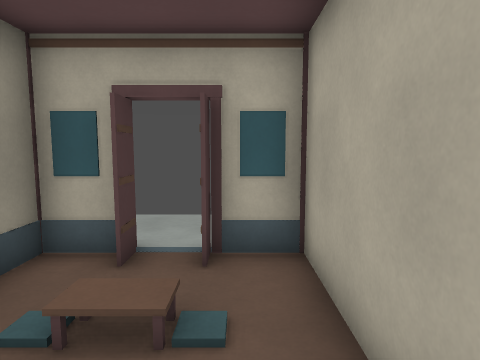
[1] (above)

12 first-person views from a walk through a level from a Godot 3-D game. The camera is 1.2 m above the floor, tilts 6° down and sees 75° across. The floor is counted in squares, 1 m on a side. Each view is taken from the middle of a square. On the plan, view 1 faces up. The plan holds only what a view shows up to about 13 squares ahead; the rest is blank.

[2]
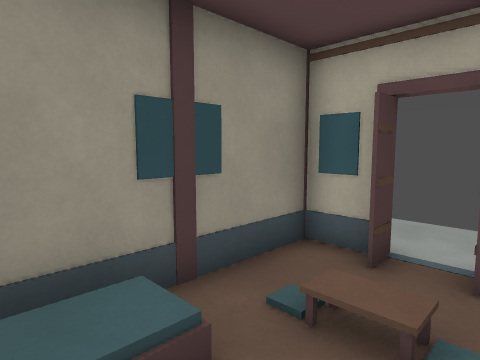

[3]
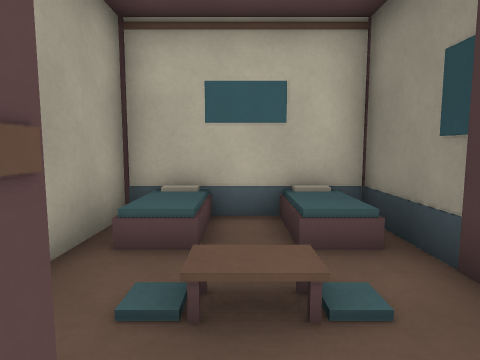

[4]
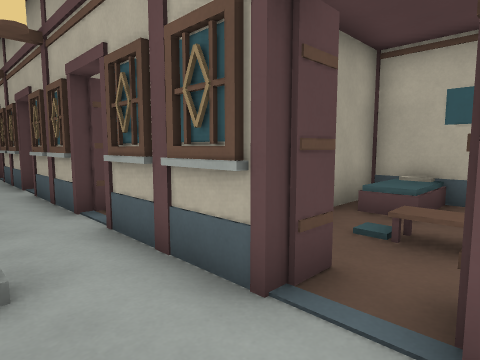

[5]
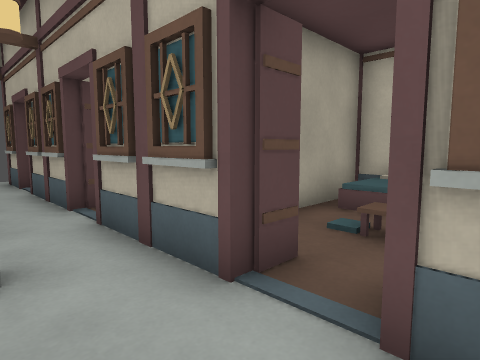

[6]
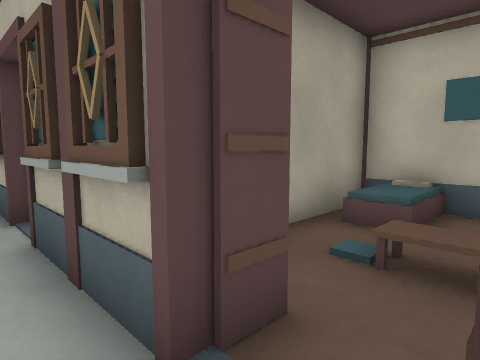

[7]
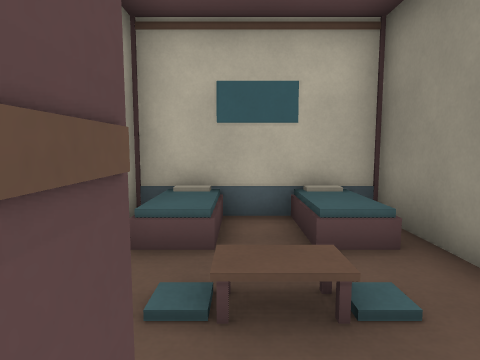

[8]
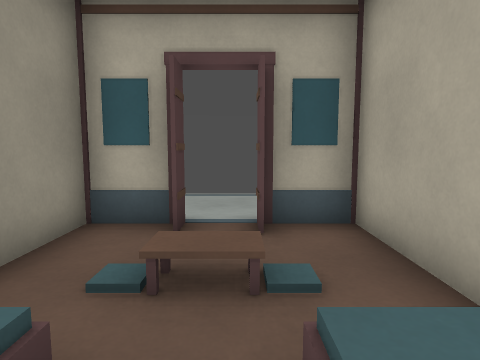

[9]
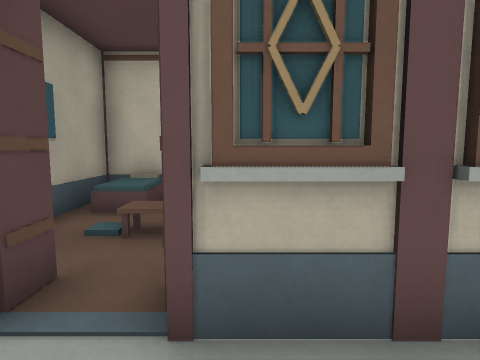

[10]
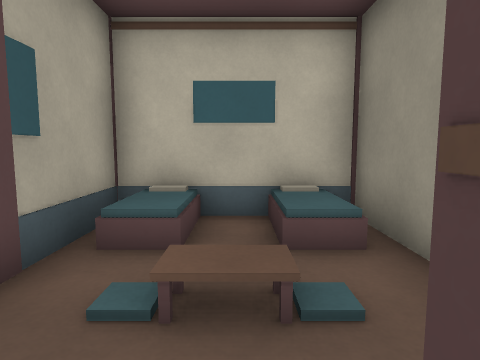

[11]
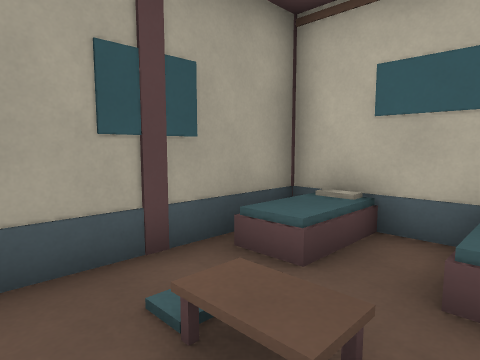

[12]
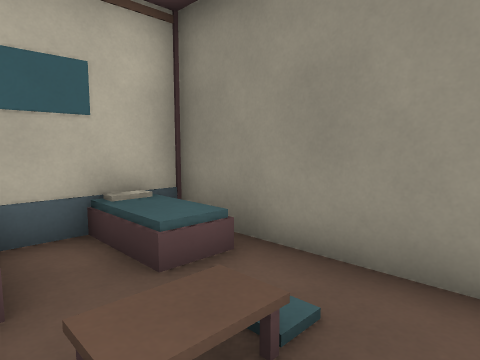

### Floor plan
Key: @ floor where view 1 was taken; # wall or solid block; . main floor; : floor 0.5 m higher than the main floor; O other object.
Columns run from 3 left of view 1 to 14 right of it. Each row starts with its distance up from view 1.
  8           ..
  7  ...#. .. ..  .
  6  ................
  5 ##.########.###.##
  4 #...#    #...#...#
  3 #.O.#    #.O.#.O.#
  2 #...#    #...#...#
  1 #O.:#    #O.O#O.O#
  0 #O.@#    #O.O#O.O#
 -1 #####    #########

Where each view was taken, in squares from view 1:
view 1: 0 up, 0 right, facing up
view 2: 0 up, 0 right, facing up-left
view 3: 5 up, 1 left, facing down
view 4: 7 up, 2 left, facing down-right
view 5: 7 up, 2 right, facing down-right
view 6: 6 up, 7 right, facing down-right
view 7: 5 up, 8 right, facing down
view 8: 0 up, 8 right, facing up
view 9: 7 up, 11 right, facing down
view 10: 5 up, 12 right, facing down
view 11: 4 up, 11 right, facing down-right
view 12: 4 up, 13 right, facing down-left
